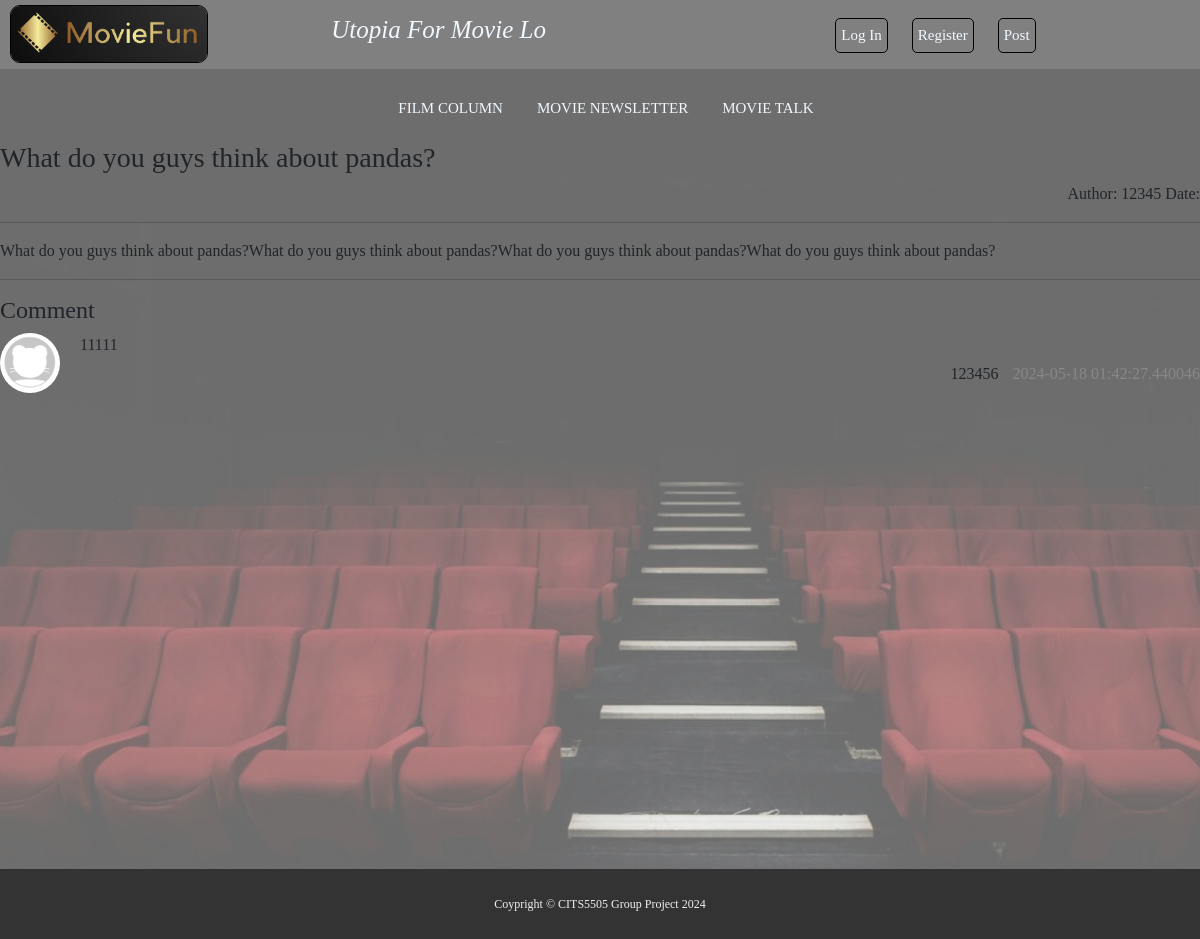
/qa/dt/1, run on the app's committed database.
### models.py (models this page shows)
class QuestionModel(db.Model):
    __tablename__ = "question"
    id = db.Column(db.Integer, primary_key=True, autoincrement=True)
    title = db.Column(db.String(100), nullable=False)
    content = db.Column(db.Text, nullable=False)
    create_time = db.Column(db.DateTime, default=datetime.now)
    author_id = db.Column(db.Integer, db.ForeignKey("user.id"))
    author = db.relationship(UserModel, backref="questions")

class UserModel(db.Model):
    __tablename__ = "user"
    id = db.Column(db.Integer, primary_key=True, autoincrement=True)
    username = db.Column(db.String(20), nullable=False)
    password = db.Column(db.String(25), nullable=False)
    email = db.Column(db.String(50), nullable=False, unique=True)

class ReplyModel(db.Model):
    __tablename__ = "reply"
    id = db.Column(db.Integer, primary_key=True, autoincrement=True)
    content = db.Column(db.Text, nullable=False)
    create_time = db.Column(db.DateTime, default=datetime.now)
    question_id = db.Column(db.Integer, db.ForeignKey("question.id"))
    question = db.relationship(QuestionModel, backref="replies")
    user_id = db.Column(db.Integer, db.ForeignKey("user.id"))
    user = db.relationship(UserModel, backref="replies")

### blueprints/qa.py (the view)
@bp.route("/dt/<qa_id>")
def qa_detail(qa_id):
    question = QuestionModel.query.get(qa_id)
    replies = ReplyModel.query.filter(
        (ReplyModel.question_id == question.id)
    ).all()
    print(question, replies)
    return render_template("detail.html", question=question, replies=replies)

### app1.py (called while the page is built)
@app.before_request
def my_before_request():
    user_id = session.get("user_id")
    if user_id:
        user = UserModel.query.get(user_id)
        setattr(g, "user", user)
    else:
        setattr(g, "user", None)

@app.context_processor
def my_context_processor():
    return {"user": g.user}

### templates/detail.html (shortened to what this page needs)
{% extends "base.html"%}
{% block head %}
<link rel="stylesheet" type="text/css" href="{{ url_for('static', filename='css/dt-styles.css') }}">
{% endblock %}
{% block body %}
<div class="homeBody">
  <div id="nav">
    <ul>
      <li><a class="navLink" href="filmColumn.html">FILM COLUMN</a></li>
      <li><a class="navLink" href="movieNews.html">MOVIE NEWSLETTER</a></li>
      <li><a class="navLink" href="/movieTalk" id="selfPage">MOVIE TALK</a></li>
    </ul>
  </div>
  <div class="content">
    <div>
      <div>
        <h3 class="page-title">{{ question.title }}</h3>
        <p class="question-info">
          <span>Author: {{ question.author.username }}</span>
          <span> Date: {{ question.creat_time }}</span>
        </p>
        <hr>
        <p class="question-content"> {{ question.content }}</p>
        <hr>
        <h4> Comment</h4>
        <div class="post">
          {% for reply in replies %}
          <li>
            <div class="side-post">
              <img class="avator" src="{{ url_for('static', filename='jpg/avatar.jpeg')}}" alt="">
            </div>
            <div class="question-main">
              <div>{{ reply.content }}</div>
              <div class="question-info">
                <span class="question-author">{{ reply.user.username }}</span>
                <span class="question-time">{{ reply.create_time }}</span>
              </div>
            </div>
          </li>
          {% endfor %}
        </div>
      </div>
    </div>
  </div>
</div>
{% endblock %}

### static/css/index-styles.css (style rules this page uses)
* { margin: 0; padding: 0; box-sizing: border-box; font-family: Cambria, Cochin, Georgia, Times, "Times New Roman", serif; }
.homeBody { background-image: url("../jpg/bgimg.png"); background-attachment: fixed; background-size: cover; height: 800px; }
#nav ul { text-align: center; }
#nav li { display: inline-block; text-align: center; margin-right: 20px; margin-top: 2%; padding: 5px; font-size: 15px; font-family: "Roboto", sans-serif; }
.navLink { text-decoration: none; color: aliceblue; }

### static/css/dt-styles.css (style rules this page uses)
.post li { display: flex; margin-bottom: 20px; }
.side-post { margin-right: 20px; }
.avator { width: 60px; height: 60px; border-radius: 50%; }
.question-main { flex-grow: 1; }
.question-main div { margin-bottom: 5px; }
.question-author { margin-right: 10px; }
.question-time { color: #888; }
.question-info { text-align: right; }

### data on the page
QuestionModel: title "What do you guys think about pandas?", content "What do you guys think about pandas?What do you guys think about pandas?What do you guys think about pandas?What do you guys think about pandas?"
UserModel: author.username "12345"
ReplyModel: content "11111", user.username "123456", create_time "2024-05-18 01:42:27.440046"
